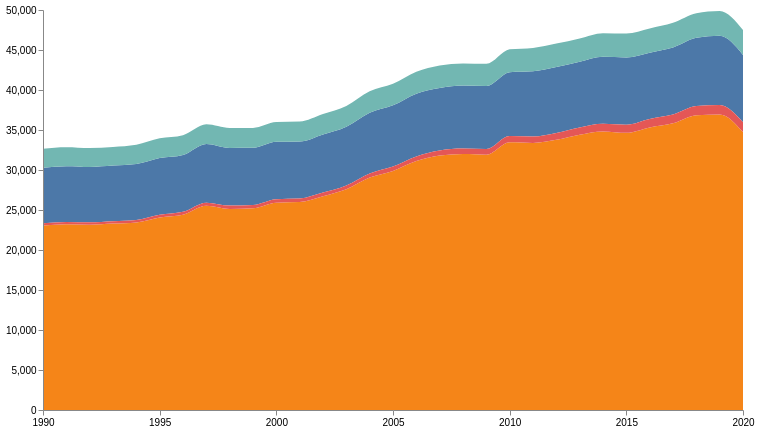

Write the Vega-Lite specification saved for this chart.
### Vega specification from a JSON file in a GitHub repository (floating-point values rounded to 4 significant figures)
{"$schema": "https://vega.github.io/schema/vega/v5.json", "width": 700, "height": 400, "padding": 5, "data": [{"name": "table", "values": [{"x": 1990, "y": 6937.0, "c": "Methane"}, {"x": 1991, "y": 6973.0, "c": "Methane"}, {"x": 1992, "y": 6933.0, "c": "Methane"}, {"x": 1993, "y": 6959.0, "c": "Methane"}, {"x": 1994, "y": 6996.0, "c": "Methane"}, {"x": 1995, "y": 7081.0, "c": "Methane"}, {"x": 1996, "y": 7097.0, "c": "Methane"}, {"x": 1997, "y": 7328.0, "c": "Methane"}, {"x": 1998, "y": 7204.0, "c": "Methane"}, {"x": 1999, "y": 7150.0, "c": "Methane"}, {"x": 2000, "y": 7174.0, "c": "Methane"}, {"x": 2001, "y": 7130.0, "c": "Methane"}, {"x": 2002, "y": 7271.0, "c": "Methane"}, {"x": 2003, "y": 7344.0, "c": "Methane"}, {"x": 2004, "y": 7598.0, "c": "Methane"}, {"x": 2005, "y": 7655.0, "c": "Methane"}, {"x": 2006, "y": 7841.0, "c": "Methane"}, {"x": 2007, "y": 7817.0, "c": "Methane"}, {"x": 2008, "y": 7860.0, "c": "Methane"}, {"x": 2009, "y": 7884.0, "c": "Methane"}, {"x": 2010, "y": 7987.0, "c": "Methane"}, {"x": 2011, "y": 8142.0, "c": "Methane"}, {"x": 2012, "y": 8226.0, "c": "Methane"}, {"x": 2013, "y": 8203.0, "c": "Methane"}, {"x": 2014, "y": 8358.0, "c": "Methane"}, {"x": 2015, "y": 8407.0, "c": "Methane"}, {"x": 2016, "y": 8291.0, "c": "Methane"}, {"x": 2017, "y": 8378.0, "c": "Methane"}, {"x": 2018, "y": 8528.0, "c": "Methane"}, {"x": 2019, "y": 8655.0, "c": "Methane"}, {"x": 2020, "y": 8429.0, "c": "Methane"}, {"x": 1990, "y": 23050.0, "c": "Carbon Dioxide"}, {"x": 1991, "y": 23210.0, "c": "Carbon Dioxide"}, {"x": 1992, "y": 23160.0, "c": "Carbon Dioxide"}, {"x": 1993, "y": 23300.0, "c": "Carbon Dioxide"}, {"x": 1994, "y": 23450.0, "c": "Carbon Dioxide"}, {"x": 1995, "y": 24080.0, "c": "Carbon Dioxide"}, {"x": 1996, "y": 24420.0, "c": "Carbon Dioxide"}, {"x": 1997, "y": 25530.0, "c": "Carbon Dioxide"}, {"x": 1998, "y": 25140.0, "c": "Carbon Dioxide"}, {"x": 1999, "y": 25200.0, "c": "Carbon Dioxide"}, {"x": 2000, "y": 25900.0, "c": "Carbon Dioxide"}, {"x": 2001, "y": 25990.0, "c": "Carbon Dioxide"}, {"x": 2002, "y": 26710.0, "c": "Carbon Dioxide"}, {"x": 2003, "y": 27580.0, "c": "Carbon Dioxide"}, {"x": 2004, "y": 29050.0, "c": "Carbon Dioxide"}, {"x": 2005, "y": 29880.0, "c": "Carbon Dioxide"}, {"x": 2006, "y": 31110.0, "c": "Carbon Dioxide"}, {"x": 2007, "y": 31800.0, "c": "Carbon Dioxide"}, {"x": 2008, "y": 32000.0, "c": "Carbon Dioxide"}, {"x": 2009, "y": 31910.0, "c": "Carbon Dioxide"}, {"x": 2010, "y": 33480.0, "c": "Carbon Dioxide"}, {"x": 2011, "y": 33390.0, "c": "Carbon Dioxide"}, {"x": 2012, "y": 33780.0, "c": "Carbon Dioxide"}, {"x": 2013, "y": 34420.0, "c": "Carbon Dioxide"}, {"x": 2014, "y": 34820.0, "c": "Carbon Dioxide"}, {"x": 2015, "y": 34660.0, "c": "Carbon Dioxide"}, {"x": 2016, "y": 35330.0, "c": "Carbon Dioxide"}, {"x": 2017, "y": 35840.0, "c": "Carbon Dioxide"}, {"x": 2018, "y": 36860.0, "c": "Carbon Dioxide"}, {"x": 2019, "y": 36950.0, "c": "Carbon Dioxide"}, {"x": 2020, "y": 34740.0, "c": "Carbon Dioxide"}, {"x": 1990, "y": 302.2, "c": "Fluorinated gases"}, {"x": 1991, "y": 297.5, "c": "Fluorinated gases"}, {"x": 1992, "y": 294.6, "c": "Fluorinated gases"}, {"x": 1993, "y": 290.6, "c": "Fluorinated gases"}, {"x": 1994, "y": 297.9, "c": "Fluorinated gases"}, {"x": 1995, "y": 329.4, "c": "Fluorinated gases"}, {"x": 1996, "y": 359.1, "c": "Fluorinated gases"}, {"x": 1997, "y": 391.6, "c": "Fluorinated gases"}, {"x": 1998, "y": 424.9, "c": "Fluorinated gases"}, {"x": 1999, "y": 426.8, "c": "Fluorinated gases"}, {"x": 2000, "y": 443.7, "c": "Fluorinated gases"}, {"x": 2001, "y": 441.6, "c": "Fluorinated gases"}, {"x": 2002, "y": 467.4, "c": "Fluorinated gases"}, {"x": 2003, "y": 477.7, "c": "Fluorinated gases"}, {"x": 2004, "y": 511.8, "c": "Fluorinated gases"}, {"x": 2005, "y": 541.9, "c": "Fluorinated gases"}, {"x": 2006, "y": 587.2, "c": "Fluorinated gases"}, {"x": 2007, "y": 641.5, "c": "Fluorinated gases"}, {"x": 2008, "y": 684.6, "c": "Fluorinated gases"}, {"x": 2009, "y": 705.6, "c": "Fluorinated gases"}, {"x": 2010, "y": 762.3, "c": "Fluorinated gases"}, {"x": 2011, "y": 812.3, "c": "Fluorinated gases"}, {"x": 2012, "y": 861.1, "c": "Fluorinated gases"}, {"x": 2013, "y": 908.9, "c": "Fluorinated gases"}, {"x": 2014, "y": 962.6, "c": "Fluorinated gases"}, {"x": 2015, "y": 1001.0, "c": "Fluorinated gases"}, {"x": 2016, "y": 1054.0, "c": "Fluorinated gases"}, {"x": 2017, "y": 1095.0, "c": "Fluorinated gases"}, {"x": 2018, "y": 1136.0, "c": "Fluorinated gases"}, {"x": 2019, "y": 1177.0, "c": "Fluorinated gases"}, {"x": 2020, "y": 1219.0, "c": "Fluorinated gases"}, {"x": 1990, "y": 2368.0, "c": "Nitrous Oxide"}, {"x": 1991, "y": 2355.0, "c": "Nitrous Oxide"}, {"x": 1992, "y": 2349.0, "c": "Nitrous Oxide"}, {"x": 1993, "y": 2333.0, "c": "Nitrous Oxide"}, {"x": 1994, "y": 2422.0, "c": "Nitrous Oxide"}, {"x": 1995, "y": 2476.0, "c": "Nitrous Oxide"}, {"x": 1996, "y": 2479.0, "c": "Nitrous Oxide"}, {"x": 1997, "y": 2466.0, "c": "Nitrous Oxide"}, {"x": 1998, "y": 2497.0, "c": "Nitrous Oxide"}, {"x": 1999, "y": 2484.0, "c": "Nitrous Oxide"}, {"x": 2000, "y": 2476.0, "c": "Nitrous Oxide"}, {"x": 2001, "y": 2507.0, "c": "Nitrous Oxide"}, {"x": 2002, "y": 2568.0, "c": "Nitrous Oxide"}, {"x": 2003, "y": 2608.0, "c": "Nitrous Oxide"}, {"x": 2004, "y": 2690.0, "c": "Nitrous Oxide"}, {"x": 2005, "y": 2702.0, "c": "Nitrous Oxide"}, {"x": 2006, "y": 2735.0, "c": "Nitrous Oxide"}, {"x": 2007, "y": 2804.0, "c": "Nitrous Oxide"}, {"x": 2008, "y": 2770.0, "c": "Nitrous Oxide"}, {"x": 2009, "y": 2770.0, "c": "Nitrous Oxide"}, {"x": 2010, "y": 2854.0, "c": "Nitrous Oxide"}, {"x": 2011, "y": 2916.0, "c": "Nitrous Oxide"}, {"x": 2012, "y": 2936, "c": "Nitrous Oxide"}, {"x": 2013, "y": 2913.0, "c": "Nitrous Oxide"}, {"x": 2014, "y": 2961.0, "c": "Nitrous Oxide"}, {"x": 2015, "y": 2995.0, "c": "Nitrous Oxide"}, {"x": 2016, "y": 3020.0, "c": "Nitrous Oxide"}, {"x": 2017, "y": 3082.0, "c": "Nitrous Oxide"}, {"x": 2018, "y": 3066.0, "c": "Nitrous Oxide"}, {"x": 2019, "y": 3099.0, "c": "Nitrous Oxide"}, {"x": 2020, "y": 3127.0, "c": "Nitrous Oxide"}], "transform": [{"type": "stack", "groupby": ["x"], "sort": {"field": "c"}, "field": "y"}]}], "scales": [{"name": "x", "type": "point", "range": "width", "domain": {"data": "table", "field": "x"}}, {"name": "y", "type": "linear", "range": "height", "nice": true, "zero": true, "domain": {"data": "table", "field": "y1"}}, {"name": "color", "type": "ordinal", "range": "category", "domain": {"data": "table", "field": "c"}}], "axes": [{"orient": "bottom", "scale": "x", "zindex": 1, "values": [1990, 1995, 2000, 2005, 2010, 2015, 2020]}, {"orient": "left", "scale": "y", "zindex": 1}], "marks": [{"type": "group", "from": {"facet": {"name": "series", "data": "table", "groupby": "c"}}, "marks": [{"type": "area", "from": {"data": "series"}, "encode": {"enter": {"interpolate": {"value": "monotone"}, "x": {"scale": "x", "field": "x"}, "y": {"scale": "y", "field": "y0"}, "y2": {"scale": "y", "field": "y1"}, "fill": {"scale": "color", "field": "c"}, "tooltip": {"signal": "{title: datum.c + '' , 'Year': datum.x, 'Emission (MtCO2e)':datum.y }", "font": {"expr": "Tahoma"}}}, "update": {"fillOpacity": {"value": 1}}, "hover": {"fillOpacity": {"value": 0.5}}}}]}]}
